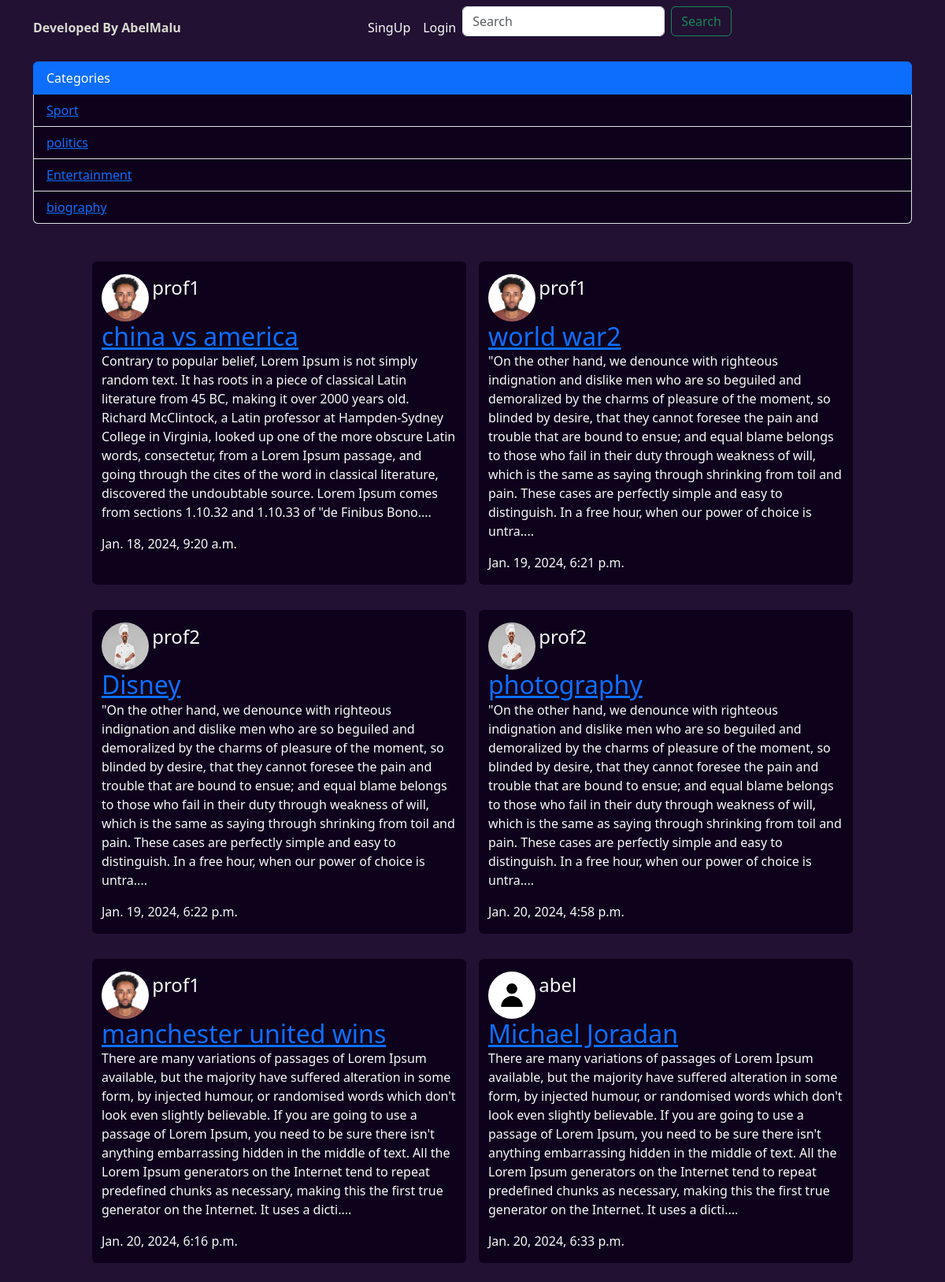
The page / on the database its author committed.
### core/models.py (models this page shows, shortened)
class Category(models.Model):
    name = models.CharField(max_length=100)
    created_at = models.DateTimeField(auto_now_add=True)

class Article(models.Model):
    title = models.CharField(max_length=255)
    slug = models.SlugField()
    body = models.TextField()
    date = models.DateTimeField(auto_now_add=True)
    thumb = models.ImageField(default='default.png',blank=True)
    author =models.ForeignKey(User, default=None, on_delete=models.CASCADE)
    person = models.ForeignKey(Profile, on_delete=models.CASCADE, null=True)
    category = models.ForeignKey(Category,on_delete=models.CASCADE, null= True)
    def snippet(self):
        return self.body[:500]+'....'

class Profile(models.Model):
    user = models.OneToOneField(User, on_delete=models.CASCADE, null=True)
    first_name = models.CharField(max_length=255, null=True)
    last_name = models.CharField(max_length=255, null=True)
    profile_pic = models.ImageField(default='defaultProfile.png')
    def __str__(self) -> str:
        return str(self.user)

### core/views.py (the view)
# urls.py: path('',views.article_list, name='home'),
def article_list(request):
    if 'q' in request.GET:
        q = request.GET['q']
        multiple_query = Q(Q(title__icontains=q))
        articles=Article.objects.filter(multiple_query)
        categories = Category.objects.all()
    else:
        categories = Category.objects.all()
        articles = Article.objects.all().order_by('date')
    context = {
            'articles': articles,
            'categories':categories
        }
    return render(request, 'article_list.html',context)

### templates/article_list.html (shortened to what this page needs)
{% extends 'base_layout.html' %}
{% block content %}
            <div class="container">
                <ul class="list-group pb-3">
                    <li class="list-group-item active" aria-current="true">Categories</li>
                    {% for category in categories %}
                        <li class="list-group-item" style="background: #0e011b;" ><a href="{% url 'category' category.id %}">{{category.name}}</a></li>
                    {% endfor %}
                </ul>
                <div class="row justify-content-center pt-5 g-4">
                    {% for article in articles%}
                        <div class=" col-lg-5 m-2 rounded text-light mb-4 " style="background: #0e011b;">
                                <img src=" {{article.person.profile_pic.url}} " alt="img not found" class="profile-pic rounded-circle mt-3" style="display: inline;" >
                                <div class="" style="display: inline;">
                                        <p  class="h4" style="display: inline;">{{article.person}}</p> <br>
                                    <h2 class="" style="display: inline;" ><a href="{% url 'detail' slug=article.slug %}">{{article.title}}</a></h2>
                                    <p>{{article.snippet}}</p>
                                    <p>{{article.date}}</p>
                                </div>
                        </div>
            {% endfor %}
{% endblock %}

### templates/article_list.html (style rules this page uses)
.profile-pic { width:60px; height:60px; }

### rows shown on the page
Category: name "Sport"
Category: name "politics"
Category: name "Entertainment"
Category: name "biography"
Article: person.profile_pic (picture), person "prof1", title "china vs america", snippet "Contrary to popular belief, Lorem Ipsum is not simply random text. It has roots in a piece of classical Latin literature from 45 BC, making it over 2000 years old. Richard McClintock, a Latin professor at Hampden-Sydney College in Virginia, looked up one of the more obscure Latin words, consectetur, from a Lorem Ipsum passage, and going through the cites of the word in classical literature, discovered the undoubtable source. Lorem Ipsum comes from sections 1.10.32 and 1.10.33 of \"de Finibus Bono....", date "Jan. 18, 2024, 9:20 a.m."
Article: person.profile_pic (picture), person "prof1", title "world war2", snippet "\"On the other hand, we denounce with righteous indignation and dislike men who are so beguiled and demoralized by the charms of pleasure of the moment, so blinded by desire, that they cannot foresee the pain and trouble that are bound to ensue; and equal blame belongs to those who fail in their duty through weakness of will, which is the same as saying through shrinking from toil and pain. These cases are perfectly simple and easy to distinguish. In a free hour, when our power of choice is untra....", date "Jan. 19, 2024, 6:21 p.m."
Article: person.profile_pic (picture), person "prof2", title "Disney", snippet "\"On the other hand, we denounce with righteous indignation and dislike men who are so beguiled and demoralized by the charms of pleasure of the moment, so blinded by desire, that they cannot foresee the pain and trouble that are bound to ensue; and equal blame belongs to those who fail in their duty through weakness of will, which is the same as saying through shrinking from toil and pain. These cases are perfectly simple and easy to distinguish. In a free hour, when our power of choice is untra....", date "Jan. 19, 2024, 6:22 p.m."
Article: person.profile_pic (picture), person "prof2", title "photography", snippet "\"On the other hand, we denounce with righteous indignation and dislike men who are so beguiled and demoralized by the charms of pleasure of the moment, so blinded by desire, that they cannot foresee the pain and trouble that are bound to ensue; and equal blame belongs to those who fail in their duty through weakness of will, which is the same as saying through shrinking from toil and pain. These cases are perfectly simple and easy to distinguish. In a free hour, when our power of choice is untra....", date "Jan. 20, 2024, 4:58 p.m."
Article: person.profile_pic (picture), person "prof1", title "manchester united wins", snippet "There are many variations of passages of Lorem Ipsum available, but the majority have suffered alteration in some form, by injected humour, or randomised words which don't look even slightly believable. If you are going to use a passage of Lorem Ipsum, you need to be sure there isn't anything embarrassing hidden in the middle of text. All the Lorem Ipsum generators on the Internet tend to repeat predefined chunks as necessary, making this the first true generator on the Internet. It uses a dicti....", date "Jan. 20, 2024, 6:16 p.m."
Article: person.profile_pic (placeholder picture), person "abel", title "Michael Joradan", snippet "There are many variations of passages of Lorem Ipsum available, but the majority have suffered alteration in some form, by injected humour, or randomised words which don't look even slightly believable. If you are going to use a passage of Lorem Ipsum, you need to be sure there isn't anything embarrassing hidden in the middle of text. All the Lorem Ipsum generators on the Internet tend to repeat predefined chunks as necessary, making this the first true generator on the Internet. It uses a dicti....", date "Jan. 20, 2024, 6:33 p.m."
